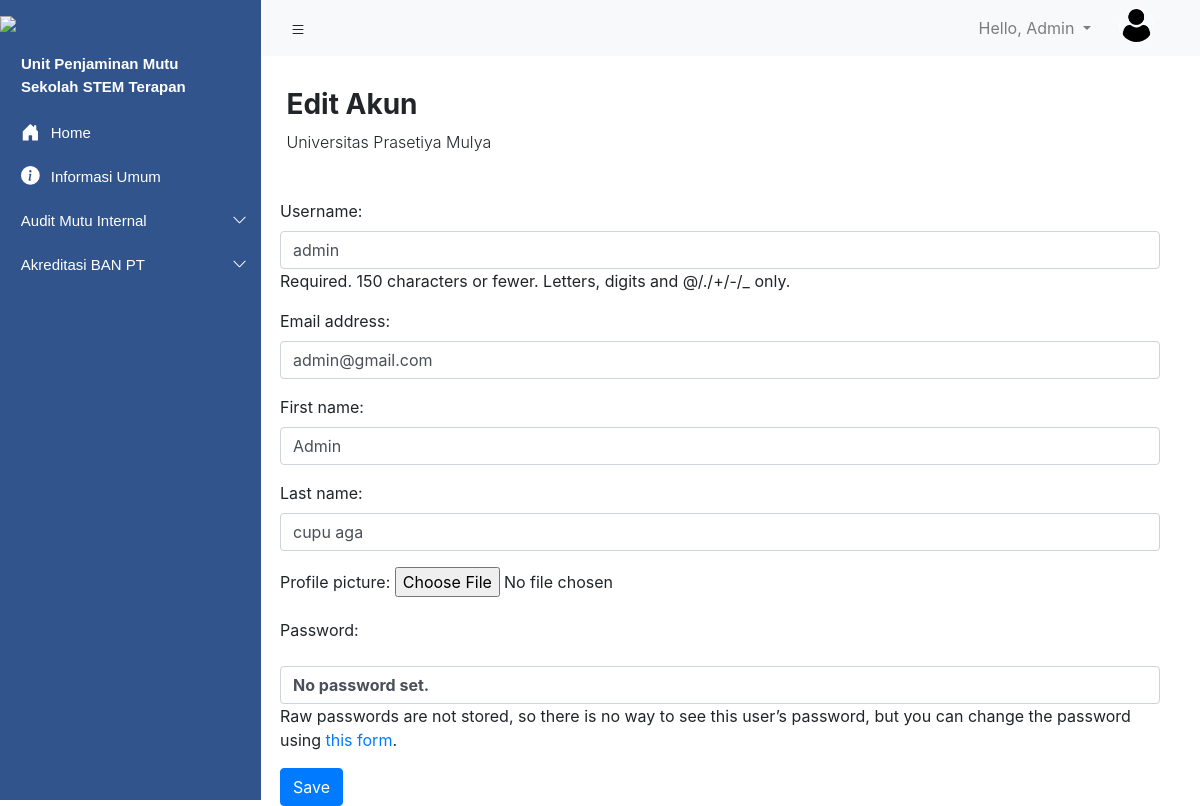
/editprofile/ (signed in), run on the app's committed database.
### Accounts/models.py (models this page shows)
class User(AbstractUser):
    prodi = models.ForeignKey(ProgramStudi, models.SET_NULL, blank=True, null=True, default=None)
    role_list = (
        ('Admin', 'Admin'),
        ('Admin Prodi', 'Admin Prodi'),
        ('Faculty Member', 'Faculty Member'),
        ('Professional Staf', 'Professional Staf')
    )
    roles = models.CharField(choices=role_list, max_length=40)
    profile_picture = models.ImageField(null=True, blank=True)
    objects = UserManager

### Accounts/views.py (the view)
# urls.py: path('editprofile/', views_account.editakun, name="editprofile"),
def editakun(request):
    user = request.user
    form = CustomUserChangeForm(instance=user)
    if request.method == 'POST':
        form = CustomUserChangeForm(request.POST, request.FILES, instance=user)
        if form.is_valid():
            form.save()
            return redirect("Informasi_Umum")
    context = {'form' : form}
    return render(request, 'Account/Edit_Akun.html', context)

### Accounts/forms.py
class CustomUserChangeForm(UserChangeForm):
    def __init__(self, *args, **kwargs):
        super(CustomUserChangeForm, self).__init__(*args, **kwargs)
        self.fields['username'].widget.attrs['class'] = 'form-control'
        self.fields['first_name'].widget.attrs['class'] = 'form-control'
        self.fields['last_name'].widget.attrs['class'] = 'form-control'
        self.fields['password'].widget.attrs['class'] = 'form-control'
    class Meta(UserChangeForm):
        model = User
        fields = ('username', 'email', 'first_name', 'last_name', 'profile_picture')
        widgets = {
            'username' : forms.TextInput(attrs={'class': 'form-control', 'placeholder' : 'username'}),
            'email' : forms.EmailInput(attrs={'class': 'form-control', 'placeholder' : 'email'}),
            'profile_picture' : forms.FileInput(),
        }

### Templates/Account/Edit_Akun.html (shortened to what this page needs)
{% extends 'main.html' %}
{% block content %}
<section class="page-title" style="margin-left: 17.9rem; ">
    <h3 class="font-weight-bold">Edit Akun</h3>
    <p class="font-weight-light">Universitas Prasetiya Mulya</p>
</section>
<section class="form-area">
    <div class="box-inside">
        <form method="POST" class="mt-4" enctype="multipart/form-data">
                {{form.as_p}}
                <button type="submit" class="btn btn-primary">Save</button>
        </form>
    </div>
</section>
{% endblock %}

### Templates/main.html (shortened to what this page needs)
{% load static %}
<!DOCTYPE html>
<html lang="en">
<head>
    <link rel="stylesheet" href="https://stackpath.bootstrapcdn.com/bootstrap/4.5.2/css/bootstrap.min.css">
    <link rel="stylesheet" href="{% static 'css/main.css'%}">
</head>
<body>
    <section class="left_navigation" id="leftSidebar">
        <img src="https://lms.prasetiyamulya.ac.id/pluginfile.php/1/core_admin/logo/0x200/1601623298/logo_upm_putih.png" class="prasmul_logo pt-3">
        <div class="accordion navigation_menu pt-3" id="accordionExample">
          <div class="card card1">
            <div class="card-head card1-2" id="headingOne">
                  <div class="button-content" style="margin-left: 30px; margin-bottom: 10px;">
                    <strong>
                      Unit Penjaminan Mutu <br>
                      Sekolah STEM Terapan
                    </strong>
                  </div>
            </div>
          </div>
          <div class="card card1">
            <div class="card-head card1-2" id="headingOne">
                {% with url_name=request.resolver_match.url_name %}
                <a class="btn btn-link btn-block text-left button1 {% if url_name == 'home' %}main-active{% endif %} " type="button" href="{% url 'home' %}">
                {% endwith %}
                  <div class="button-content">
                      Home
                  </div>
                </a>
            </div>
          </div>
          <div class="card card1">
            <div class="card-head card1-2" id="headingOne">
                <a class="btn btn-link btn-block text-left button1 {% if kategori == 'Informasi Umum' %}main-active{% endif %}" type="button" href="{% url 'folder-list' kategori='Informasi Umum' pk_prodi=1 %}">
                  <div class="button-content">
                      Informasi Umum
                  </div>
                </a>
            </div>
          </div>
            <div class="card card1">
              <div class="card-head card1-2" id="headingTwo">
                <h2 class="mb-0">
                  <button class="btn btn-link btn-block text-left collapsed button1" id="buttonTest" type="button" data-toggle="collapse" data-target="#collapseTwo" aria-expanded="false" aria-controls="collapseTwo">
                    <div class="button-content-2">
                        <div>Audit Mutu Internal</div>
                        <div class="caret">
                          <svg width="1em" height="1em" viewBox="0 0 16 16" class="bi bi-chevron-up" fill="currentColor" xmlns="http://www.w3.org/2000/svg">
                            <path fill-rule="evenodd" d="M7.646 4.646a.5.5 0 0 1 .708 0l6 6a.5.5 0 0 1-.708.708L8 5.707l-5.646 5.647a.5.5 0 0 1-.708-.708l6-6z"/>
                          </svg>
                        </div>
                    </div>
                  </button>
                </h2>
              </div>
            </div>
            <div class="card card1">
              <div class="card-head card1-2" id="headingThree">
                <h2 class="mb-0">
                  <button class="btn btn-link btn-block text-left collapsed button1" id="buttonTest" type="button" data-toggle="collapse" data-target="#collapseThree" aria-expanded="false" aria-controls="collapseThree">
                    <div class="button-content-2">
                      <div>Akreditasi BAN PT</div>
                      <div class="caret">
                        <svg width="1em" height="1em" viewBox="0 0 16 16" class="bi bi-chevron-up" fill="currentColor" xmlns="http://www.w3.org/2000/svg">
                          <path fill-rule="evenodd" d="M7.646 4.646a.5.5 0 0 1 .708 0l6 6a.5.5 0 0 1-.708.708L8 5.707l-5.646 5.647a.5.5 0 0 1-.708-.708l6-6z"/>
                        </svg>
                      </div>
                  </div>
                  </button>
                </h2>
              </div>
            </div>
        </div>
    </section>
    <section id="rightScreen">
        <nav class="navbar navbar-expand-lg navbar-light bg-light top-bar">
          <div class="right-menu">
            <button class="btn btn-navbar" id="sidebarCollapse">
            </button>
          </div>
          <div class="profile-area">
            <ul class="navbar-nav ml-auto">
              <li class="nav-item dropdown">
                <a class="nav-link dropdown-toggle user-dropdown" href="#" id="navbarDropdown" role="button" data-toggle="dropdown" aria-haspopup="true" aria-expanded="false">
                  Hello, {{user.first_name}}
                </a>
              </li>
            </ul>
            <div id="container">
              <div class="avatar">
                {% if request.user.profile_picture %}
                  <img src="{{request.user.profile_picture.url}}" alt="">
                {% else %}
                  <img src="{% static 'media/user.png' %}" alt="">
                {% endif %}
              </div>
            </div>
          </div>
        </nav>
    {% block content %}
    {% endblock %}
</body>
</html>

### static/css/main.css (style rules this page uses)
.prasmul_logo { display: block; margin-left: auto; margin-right: auto; width: 90%; }
.card1 { font-family: 'Montserrat', sans-serif; font-size: 15px; background: transparent; background-color: transparent; color: white; border-color: transparent; margin-left: -10px; }
.card1-2 { background: transparent; background-color: transparent; border-color: transparent; padding-top: 0.15rem; padding-bottom: 0.15rem; text-decoration: none; }
.card-head { padding-top: .25rem; border-radius: none; border-bottom: -1px; }
.button1 { font-size: 15px; background-color: transparent; color: white; }
.button-content { margin-left: 1.05rem; }
.button-content-2 { margin-left: 1.05rem; display: flex; justify-content: space-between; }
.caret { -moz-transition: all 0.3s linear; -webkit-transition: all 0.3s linear; transition: all 0.3s linear; }
.collapsed .caret { -webkit-transform: rotate(180deg); transform: rotate(180deg); }
.dropdown-toggle:after { transition: 0.7s; }
.house_icon { margin-top: -5px; margin-right: 7px; }
.top-bar { display: flex; justify-content: space-between; }
.avatar { margin-right: 30px; margin-left: 20px; top: 5%; left: 10%; }
.avatar img { width: 35px; height: 35px; border-radius: 100%; border: 1px solid white; }
.profile-area { display: flex; }
.user-dropdown { text-decoration: none; }
@media (min-width:768px) { .prasmul_logo { width: 261px; } }
@media (min-width:768px) { .left_navigation { max-width: 261px; height: 100vh; background-color: #31548C; position: fixed; transition: all 0.5s; } }
@media (min-width:768px) { #rightScreen { transition: all 0.5s; } }
@media (min-width:768px) { .page-title { margin-top: 2rem; margin-left: 17.5rem; margin-right: 4rem; } }
@media (min-width:768px) { .box-inside { background: #FFFFFF; padding-top: 5px; margin-left: 15rem; } }
@media (min-width:768px) { .top-bar { margin-left: 261px; } }
@media (min-width:768px) { .form-area { margin-left: 2.5rem; margin-right: 2.5rem; } }
@media (min-width:768px) { body { overflow-x: hidden; } }
.right-menu { display: flex; }
.btn-navbar { padding-right: 0.2rem; }

### data on the page
User: first_name "Admin", username "admin", email "admin@gmail.com", last_name "cupu aga"
